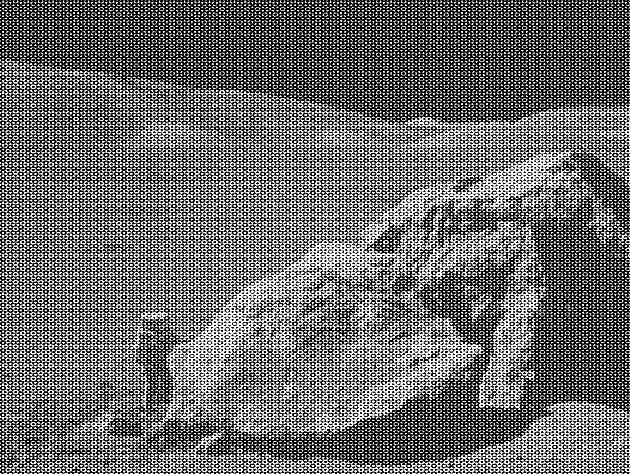
#> input picture moonlanding.png, 630 x 474 px
$ jupyter execute --allow-errors 'Exam test.ipynb'   (shell and % lines are left out)
#> lines starting #> are read from the running program, lines starting #| are printed output that depends on the picture
[cell 1]
import numpy as np

4.2\. Find the outer product of the following two vecotrs (10 MINUTES)

```python
u = np.array([1,3,5,7])
v = np.array([2,4,6,8])
```

Do this in the following ways:

   * Using the function outer in numpy
   * Using a nested for loop or list comprehension
   * Using numpy broadcasting operatoins

[cell 2]
u = np.array([1,3,5,7])
v = np.array([2,4,6,8])

r_1 = np.outer(u,v)
print(r_1)

r_2 = np.array([[u[i]*v[j] for j in range(len(v))] for i in range(len(u))])
print(r_2)


print(u[:, np.newaxis] * v)

4.4\. Use np.linspace to create an array of 100 numbers between 0 and 2π (inclusive). (10 MINUTES)

  * Extract every 10th element using slice notation
  * Reverse the array using slice notation
  * Extract elements where the absolute difference between the sine and cosine functions evaluated at that element is less than 0.1
  * Make a plot showing the sin and cos functions and indicate where they are close

[cell 3]
v = np.linspace(0, 2*np.pi, 100)
print(v)

e = v[::10]
print(e)

r = v[::-1]
print(r)

w = v[np.abs(np.sin(v)-np.cos(v))<0.1]
print(w)

import matplotlib.pyplot as plt

plt.plot(v, np.sin(v), v, np.cos(v), w, np.sin(w), 'ro', w, np.cos(w), 'ro')
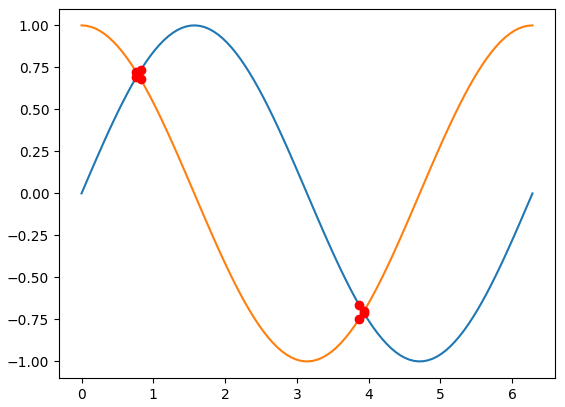
#> figure drawn by matplotlib, 1 panel; curve peaks at x = 1.59, y = 1; curve peaks at x = 0, y = 1

4.6\. Use broadcasting to create a grid of distances (15 MINUTES)

Route 66 crosses the following cities in the US: Chicago, Springfield, Saint-Louis, Tulsa, Oklahoma City, Amarillo, Santa Fe, Albuquerque, Flagstaff, Los Angeles
The corresponding positions in miles are: 0, 198, 303, 736, 871, 1175, 1475, 1544, 1913, 2448

  * Construct a 2D grid of distances among each city along Route 66
  * Convert that in km (those savages...)

[cell 4]
pos = np.array([0, 198, 303, 736, 871, 1175, 1475, 1544, 1913, 2448])
grid = abs(pos[:, np.newaxis]-pos)
print(grid)

grid = grid * 1.60934
print(grid)

4.7\. Prime numbers sieve: compute the prime numbers in the 0-N (N=99 to start with) range with a sieve (mask). (20 MINUTES)
  * Constract a shape (100,) boolean array, the mask
  * Identify the multiples of each number starting from 2 and set accordingly the corresponding mask element
  * Apply the mask to obtain an array of ordered prime numbers
  * Check the performances (timeit); how does it scale with N?
  * Implement the optimization suggested in the [sieve of Eratosthenes](https://en.wikipedia.org/wiki/Sieve_of_Eratosthenes)


[cell 5]
import time
def primes(N):
    mask = np.ones((N), dtype=bool)
    mask[0] = False
    mask[1] = False

    for i in range(2, N):
        if mask[i] == True:
            mask[i::i] = False

    return(np.arange(N)[mask])


#Sieve of Eratosthenes
def primes_Erato(N):
    mask = np.ones((N), dtype=bool)
    mask[0] = False
    mask[1] = False

    for i in range(2, int(np.sqrt(N))):
        if mask[i] == True:
            mask[i*i::i] = False
    return(np.arange(N)[mask])


n = np.linspace(10, 100000, 11)
#print(int(n))
t = []
T = []
for i in n:
    t_0 = time.time()
    primes(int(i))
    t_1 = time.time()
    t.append(t_1 - t_0)
    t_0 = time.time()
    primes_Erato(int(i))
    t_1 = time.time()
    T.append(t_1 - t_0)


plt.yscale('log')
plt.xscale('log')
plt.plot(n, t, n, T)
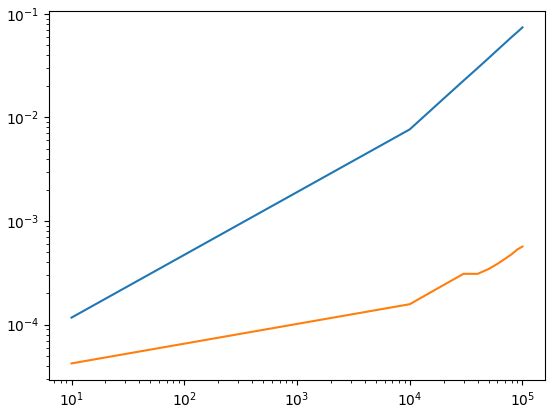
#> figure drawn by matplotlib, 1 panel; curve peaks at x = 100000, y = 0.074; curve peaks at x = 100000, y = 0.000567

4.8\. Diffusion using random walk (30 MINUTES)

Consider a simple random walk process: at each step in time, a walker jumps right or left (+1 or -1) with equal probability. The goal is to find the typical distance from the origin of a random walker after a given amount of time.
To do that, let's simulate many walkers and create a 2D array with each walker as a raw and the actual time evolution as columns

  * Take 1000 walkers and let them walk for 200 steps
  * Use randint to create a 2D array of size walkers x steps with values -1 or 1
  * Build the actual walking distances for each walker (i.e. another 2D array "summing on each raw")
  * Take the square of that 2D array (elementwise)
  * Compute the mean of the squared distances at each step (i.e. the mean along the columns)
  * Plot the average distances (sqrt(distance\*\*2)) as a function of time (step)

Did you get what you expected?

[cell 6]
import numpy.random as npr
steps = 200
nw = 1000
m = npr.randint(0,2,size=(nw, steps)) *2 -1
d = np.cumsum(m, axis =1)
sd = np.multiply(d,d)
msd = np.mean(sd, axis=0)
md = np.mean(d, axis=0)
plt.plot(np.arange(steps), np.sqrt(msd))
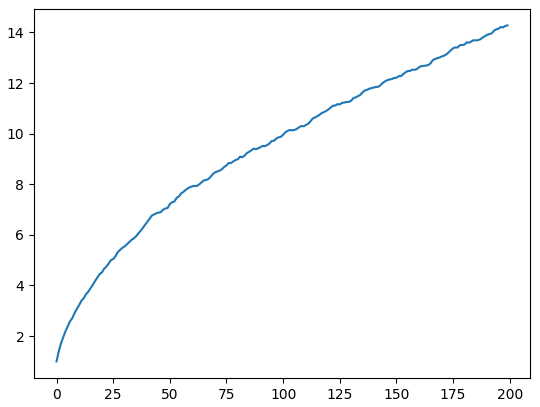
#> figure drawn by matplotlib, 1 panel; curve peaks at x = 199, y = 14.28

mds(\sigma ^ 2 ) is prop to numberofstep as we expect from a diffusion process. md has avg equal to 0 but the variance increase with the steps.

4.9\. Analyze a data file (15 MINUTES)
  * Download the population of hares, lynxes and carrots at the beginning of the last century.
    ```python
    ! wget https://www.dropbox.com/s/3vigxoqayo389uc/populations.txt
    ```

  * Check the content by looking within the file
  * Load the data (use an appropriate numpy method) into a 2D array
  * Create arrays out of the columns, the arrays being (in order): *year*, *hares*, *lynxes*, *carrots*
  * Plot the 3 populations over the years
  * Compute the main statistical properties of the dataset (mean, std, correlations, etc.)
  * Which species has the highest population each year?

Do you feel there is some evident correlation here? [Studies](https://www.enr.gov.nt.ca/en/services/lynx/lynx-snowshoe-hare-cycle) tend to believe so.

#> (a cell that did not finish here is left out)

5.4\. load the binary file named *credit_card.dat* and convert the data into the real credit-card number (20 MINUTES).

Each line correspond to a credit card number.

Each character is composed by 6 bit (even the space) and the last 4 bit are just a padding

**hint**: use the `chr()` function to convert a number to a char

[cell 8]
file_name = "/home/marco/LaboratoryOfComputationalPhysics_Y5/credit_card.dat"
l = []
#> (the rest of this cell did not finish here and is left out)

## Pandas analysis (60 MINUTES)

This exercise consists in analyzing a dataset containg timing information from a series of Time-to-Digital-Converters (TDC) implemented in a couple of FPGAs. Each measurement (i.e. each row of the input file) consists of a flag that specifies the type of message ('HEAD', which in this case is always 1), two addresses of the TDC providing the signal ('FPGA' and 'TDC_CHANNEL'), and the timing information ('ORBIT_CNT', 'BX_COUNTER', and 'TDC_MEAS'). Each TDC count corresponds to 25/30 ns, whereas a unit of BX_COUNTER corresponds to 25 ns, and the ORBIT_CNT is increased every 'x' BX_COUNTER. This allows to store the time in a similar way to hours, minutes and seconds.

1\. Create a Pandas DataFrame reading N rows of the 'data_000637.txt' dataset. Choose N to be smaller than or equal to the maximum number of rows and larger that 10k.

2\. Find out the number of BX in a ORBIT (the value 'x').

3\. Find out how much the data taking lasted. You can either make an estimate based on the fraction of the measurements (rows) you read, or perform this check precisely by reading out the whole dataset.

4\. Create a new column with the absolute time in ns (as a combination of the other three columns with timing information).

5\. Replace the values (all 1) of the HEAD column randomly with 0 or 1.

6\. Create a new DataFrame that contains only the rows with HEAD=1.

7\. Make two occupancy plots (one for each FPGA), i.e. plot the number of counts per TDC channel

8\. Use the groupby method to find out the noisy channels, i.e. the TDC channels with most counts (say the top 3)

9\. Count the number of unique orbits. Count the number of unique orbits with at least one measurement from TDC_CHANNEL=139

[cell 9]
import pandas as pd
import numpy.random as npr

N = 20000
file_name="~/data/data_000637.txt"
#> (the rest of this cell did not finish here and is left out)

7.1\. **Kernel Density Estimate** (40 MINUTES)

Produce a KDE for a given distribution (by hand, not using seaborn!):

* Fill a numpy array, x,  of len(N) (with N=O(100)) with a variable normally distributed, with a given mean a standard deviation
* Fill an histogram in pyplot taking properly care about the aesthetic
   * use a meaningful number of bins
   * set a proper y axis label
   * set proper value of y axis major ticks labels (e.g. you want to display only integer labels)
   * display the histograms as data points with errors (the error being the poisson uncertainty)
* for every element of x, create a gaussian with the mean corresponding the element value and std as a parameter that can be tuned. The std default value should be:
$$ 1.06 * x.std() * x.size ^{-\frac{1}{5.}} $$
you can use the scipy function `stats.norm()` for that.
* In a separate plot (to be placed beside the original histogram), plot all the gaussian functions so obtained
* Sum (with np.sum()) all the gaussian functions and normalize the result such that the integral matches the integral of the original histogram. For that you could use the `scipy.integrate.trapz()` method

[cell 10]
import numpy.random as npr
import scipy
from matplotlib.ticker import AutoMinorLocator, MultipleLocator, FuncFormatter
from scipy.stats import norm

N = 100
mu = 5
sigma = 3
x = npr.normal(mu, sigma, size=N)
b = int((x.max()-x.min() )* 0.7)
fig, (ax, ax1, ax2) = plt.subplots(nrows=1, ncols=3, figsize=(12, 4))
bin_counts, bin_edges, patches = ax.hist(x,bins=b)
bin_centres = (bin_edges[:-1] + bin_edges[1:]) / 2
y_error = (np.sqrt(bin_counts))
ax.errorbar(x=bin_centres, y=bin_counts,
             yerr=y_error, fmt='o', capsize=2)
ax.yaxis.set_major_locator(MultipleLocator(4))
ax.set_ylabel('Freqs')

g = []
xg = np.linspace(x.min(), x.max(), N)
vg = []
std = 1.06 * np.std(x) * pow(np.size(x), -1/5)
for i in range(N):
    g.append(norm(loc=x[i], scale=std))
    vg.append(g[i].pdf(xg))
    ax1.plot(xg, vg[i], '-')

sg = np.sum(vg, axis=0)
norm = scipy.integrate.trapz(sg, xg)
normh = scipy.integrate.trapz(bin_counts, bin_centres)
sg = sg / norm * normh
ax2.hist(x,bins=b)
ax2.plot(xg, sg)

fig.tight_layout()
plt.show()

7.2\. **Color-coded scatter plot** (10 MINUTES)

Produce a scatter plot out of a dataset with two categories

* Write a function that generate a 2D datasets of 2 categories. Each category should distribute as a 2D gaussian with a given mean and std (clearly it is better to have different values means..)
* Display the dataset in a scatter plot marking the two categories with different marker colors.

An example is given below

You can try to make the procedure more general by allowing a given number $n\ge 2$ of categories

[cell 11]
import seaborn as sns

mu = [(5,5),(-5,5),(1,1),(-1, 2)]
cov = [[[1,0],[0,1]],[[1,0],[0,1]],[[1,0],[0,1]],[[1,0],[0,1]]]
n = 4
g = [np.c_[np.random.multivariate_normal(mu[i], cov[i], (100)), i*np.ones(100)] for i in range(n)]
f = g[0]
for i in range(n-1):
    f = np.concatenate((f, g[i+1]), axis=0)
df = pd.DataFrame(f, columns=['x1','x2','class'])
df

sns.relplot(x="x1", y="x2", hue="class", data=df);

7.3\. **Profile plot** (30 MINUTES)

Produce a profile plot from a scatter plot.
* Download the following dataset and load it as a pandas dataframe:
```bash
wget https://www.dropbox.com/s/hgnvyj9abatk8g6/residuals_261.npy
```
Note that you should use the `np.load()` function to load the file as a numpy array, call the `.item()` method, and then pass it to the `pd.DataFrame()` constructor.
* Inspect the dataset, you'll find two variables (features)
* Clean the sample by selecting the entries (rows) with the variable "residual" in absolute value smaller than 2
* perform a linear regression of "residuals" versus "distances" using `scipy.stats.linregress()`
* plot a seaborn jointplot of  "residuals" versus "distances", having seaborn performing a linear regression. The result of the regression should be displayed on the plot
* Fill 3 numpy arrays
  * x, serving as an array of bin centers for the "distance" variable. It should range from 0 to 20 with reasonable number of steps (bins)
  * y, the mean values of the "residuals", estimated in slices (bins) of "distance"
  * erry, the standard deviation of the  of the "residuals", estimated in slices (bins) of "distance"
* Plot the profile plot on top of the scatter plot

#> (a cell that did not finish here is left out)

8.1\. **PCA on 3D dataset** (45 MINUTES)

* Generate a dataset with 3 features each with N entries (N being ${\cal O}(1000)$). With $N(\mu,\sigma)$ the normali distribution with mean $\mu$ and $\sigma$  standard deviation, generate the 3 variables $x_{1,2,3}$ such that:
    * $x_1$ is distributed as $N(0,1)$
    * $x_2$ is distributed as $x_1+N(0,3)$
    * $x_3$ is given by $2x_1+x_2$
* Find the eigenvectors and eigenvalues of the covariance matrix of the dataset
* Find the eigenvectors and eigenvalues using SVD. Check that the two procedures yield to same result
* What percent of the total dataset's variability is explained by the principal components? Given how the dataset was constructed, do these make sense? Reduce the dimensionality of the system so that at least 99% of the total variability is retained.
* Redefine the data in the basis yielded by the PCA procedure
* Plot the data points in the original and the new coordiantes as a set of scatter plots. Your final figure should have 2 rows of 3 plots each, where the columns show the (0,1), (0,2) and (1,2) proejctions.

[cell 13]
npr.seed(9324988)

N = 1000
x1 = npr.randn((N))
x2 = x1 + npr.normal(loc=0, scale=3, size=(N))
x3 = 2*x1 + x2
#a = np.c_[x1,x2,x3]
a = np.zeros((3,N))
a[0] = x1
a[1] = x2
a[2] = x3
c = np.cov(a)
print(c)

l0, V0 = np.linalg.eig(c)
print (l0)
print ("eigenvectors",V0)

U, spectrum, Vt = np.linalg.svd(a)
#print(spectrum)
print(spectrum*spectrum /(N-1))

l0 = -np.sort(-l0)
print(l0)
print("with one component", l0[0]/(np.sum(l0)))
print("with two component", (l0[0]+l0[1])/(np.sum(l0)))

fig, (ax1, ax2, ax3) = plt.subplots(nrows=1, ncols=3, figsize=(12, 4))

rot_a = (np.matmul(V0.T, a))
ax1.scatter(a[1,:], a[2,:])
ax1.scatter(rot_a[1,:], rot_a[2,:])

ax2.scatter(a[0,:], a[1,:])
ax2.scatter(rot_a[0,:], rot_a[1,:])

ax3.scatter(a[0,:], a[2,:])
ax3.scatter(rot_a[0,:], rot_a[2,:])


#cov = [[[1,0],[0,1]],[[1,0],[0,1]],[[1,0],[0,1]],[[1,0],[0,1]]]
#np.random.multivariate_normal(mu[i], cov[i], (100))

8.3 \. **Looking at an oscillating spring** (60 MINUTES)

Imagine you have $n$ cameras looking at a spring oscillating along the $x$ axis. Each  camera record the motion of the spring looking at it along a given direction defined by the pair $(\theta_i, \phi_i)$, the angles in spherical coordinates.

Start from the simulation of the records (say ${\cal O}(1000)$) of the spring's motion along the x axis, assuming a little random noise affects the measurements along the $y$. Rotate such dataset to emulate the records of each camera.

Perform a Principal Component Analysis on the thus obtained dataset, aiming at finding the only one coordinate that really matters.

[cell 14]
def rot(dat,th,ph):
    Ry = np.array([[np.cos(th),0,np.sin(th)],[0,1,0],[-np.sin(th),0,np.cos(th)]])
    Rz = np.array([[np.cos(ph),-np.sin(ph),0],[np.sin(ph),np.cos(ph),0],[0,0,1]])
    return np.dot(Rz,np.dot(Ry,dat))

N = 1000
t = np.linspace(0, 2*np.pi, N)
x = np.sin(t)
y = npr.normal(scale=0.1, size=(N))
z = np.zeros(N)

data = np.zeros((3, N))
data[0] = x
data[1] = y
data[2] = z
#print(data)

covm = np.cov(data)
egv, V = np.linalg.eig(covm)
print("egvs are :", egv)
#rd = np.dot(V.T, tot_data)
v = np.dot(np.transpose(V[:,0]),data )
plt.scatter(np.arange((len(v))),v)
plt.scatter(np.arange((len(x))),x)

# Creating figure
#fig = plt.figure(figsize = (10, 7))
#ax = plt.axes(projection ="3d")

# Creating plot
#ax.scatter3D(x, y, z, color = "green")

n = 10
tot_data = []
for i in range(n):
    theta = np.pi*npr.random()
    phi = 2*np.pi*npr.random()
    dat1 = rot(data, theta, phi)
    tot_data.append(dat1)
tot_data = np.array(tot_data).reshape(30,1000)


covm = np.cov(tot_data)
egv, V = np.linalg.eig(covm)
print("egvs are :", egv)
#rd = np.dot(V.T, tot_data)
v = np.dot(np.transpose(V[:,0]),tot_data )
plt.scatter(np.arange((len(v))),v)
plt.scatter(np.arange((len(x))),x)


#ax.scatter3D(d[0,:], d[1,:], d[2,:], color = "black")


#plt.scatter(x, y)

9.1\. **Maximum wind speed prediction at the Sprogø station** (30 MINUTES)

The exercise goal is to predict the maximum wind speed occurring every 50 years even if no measure exists for such a period. The available data are only measured over 21 years at the Sprogø meteorological station located in Denmark.

The annual maxima are supposed to fit a normal probability density function. However such function is not going to be estimated because it gives a probability from a wind speed maxima. Finding the maximum wind speed occurring every 50 years requires the opposite approach, the result needs to be found from a defined probability. That is the quantile function role and the exercise goal will be to find it. In the current model, it is supposed that the maximum wind speed occurring every 50 years is defined as the upper 2% quantile.

By definition, the quantile function is the inverse of the cumulative distribution function. The latter describes the probability distribution of an annual maxima. In the exercise, the cumulative probability $p_i$ for a given year i is defined as $p_i = i/(N+1)$ with $N = 21$, the number of measured years. Thus it will be possible to calculate the cumulative probability of every measured wind speed maxima. From those experimental points, the scipy.interpolate module will be very useful for fitting the quantile function. Finally the 50 years maxima is going to be evaluated from the cumulative probability of the 2% quantile.

Practically, load the dataset:

```python
import numpy as np
max_speeds = np.load('max-speeds.npy')
years_nb = max_speeds.shape[0]
```

Compute then the cumulative probability $p_i$ (`cprob`) and sort the maximum speeds from the data. Use then the  UnivariateSpline from scipy.interpolate to define a quantile function and thus estimate the probabilities.

In the current model, the maximum wind speed occurring every 50 years is defined as the upper 2% quantile. As a result, the cumulative probability value will be:

```python
fifty_prob = 1. - 0.02
```

So the storm wind speed occurring every 50 years can be guessed as:

``` python
fifty_wind = quantile_func(fifty_prob)
```

[cell 15]
import numpy as np
from scipy.interpolate import UnivariateSpline

#> (the rest of this cell did not finish here and is left out)

9.2\. **Curve fitting of temperature in Alaska** (20 MINUTES)

The temperature extremes in Alaska for each month, starting in January, are given by (in degrees Celcius):

max:  17,  19,  21,  28,  33,  38, 37,  37,  31,  23,  19,  18

min: -62, -59, -56, -46, -32, -18, -9, -13, -25, -46, -52, -58

* Plot these temperature extremes.
* Define a function that can describe min and max temperatures.
* Fit this function to the data with scipy.optimize.curve_fit().
* Plot the result. Is the fit reasonable? If not, why?
* Is the time offset for min and max temperatures the same within the fit accuracy?

[cell 16]
from scipy import optimize

tmax = [17, 19, 21, 28, 33, 38, 37, 37, 31, 23, 19, 18]
tmin = [-62, -59, -56, -46, -32, -18, -9, -13, -25, -46, -52, -58]
x_data = np.arange((len(tmax)))

plt.scatter(x_data, tmax)
plt.scatter(x_data, tmin)

def f(x, mu, std, A, b):
    return A*np.exp(-(x-mu)**2 / (2*(std**2))) + b


params1, params_covariance1 = optimize.curve_fit(f, x_data, tmax, p0=[6, 4, 10, 18])
params2, params_covariance2 = optimize.curve_fit(f, x_data, tmin, p0=[6, 4, 40, -60])

plt.plot(x_data, f(x_data, params1[0], params1[1], params1[2], params1[3]),
         label='Fitted function1')
plt.plot(x_data, f(x_data, params2[0], params2[1], params2[2], params2[3]),
         label='Fitted function2')

print(params1[0], params2[0])
print(np.sqrt(params_covariance1[0][0]))
print(np.sqrt(params_covariance2[0][0]))

9.3\. **2D minimization of a six-hump camelback function** (20 MINUTES)

$$
f(x,y) = \left(4-2.1x^2+\frac{x^4}{3} \right) x^2 +xy + (4y^2 -4)y^2
$$

has multiple global and local minima. Find the global minima of this function.

Hints:

* Variables can be restricted to $-2 < x < 2$ and $-1 < y < 1$.
* Use numpy.meshgrid() and pylab.imshow() to find visually the regions.
* Use scipy.optimize.minimize(), optionally trying out several of its methods.

How many global minima are there, and what is the function value at those points? What happens for an initial guess of $(x, y) = (0, 0)$ ?

[cell 17]
import scipy.optimize
import pylab

def f(x):
    return (4-2.1*x[0]**2+x[0]**4/3)*x[0]**2 + x[0]*x[1] + (4*x[1]**2-4) * x[1]**2

f([0,0])
x = np.linspace(-2, 2, 100)
y = np.linspace(-1, 1, 100)
xv, yv = np.meshgrid(x, y)
zz = f([xv,yv])
fig, (ax, ax1) = plt.subplots(nrows=1, ncols=2, figsize=(12,7))
#ax = fig.add_subplot(1, 1, 1, aspect=1)
ax.contourf(x,y,zz)
#optimize.minimize_scalar(f, method='Brent')
#optimize.minimize_scalar(f, method='bounded', bounds=[[-2,2][-1,1]])
print(scipy.optimize.minimize(f, [1,1]))
print(scipy.optimize.minimize(f, [-1,-1]))
print(scipy.optimize.minimize(f, [1.5,-0.75]))
print(scipy.optimize.minimize(f, [-1.5,0.75]))
print(scipy.optimize.minimize(f, [0,0]))  #punto di sella
#ax1 = pylab.imshow(zz)
ax1 = pylab.imshow(zz, extent=[np.min(x), np.max(x), np.min(y), np.max(y)], interpolation='nearest')


#plt.scatter(xv, yv)

9.5\. **FFT of an image** (30 MINUTES)

* Examine the provided image `moonlanding.png`, which is heavily contaminated with periodic noise. In this exercise, we aim to clean up the noise using the Fast Fourier Transform.
* Load the image using pylab.imread().
* Find and use the 2-D FFT function in scipy.fftpack, and plot the spectrum (Fourier transform of) the image. Do you have any trouble visualising the spectrum? If so, why?
* The spectrum consists of high and low frequency components. The noise is contained in the high-frequency part of the spectrum, so set some of those components to zero (use array slicing).
* Apply the inverse Fourier transform to see the resulting image.

[cell 18]
from matplotlib.colors import LogNorm
import pylab

sig = pylab.imread("moonlanding.png")
#> sig is the input picture: shape (474, 630) float32; min 0, max 1, mean 0.424

fig , ((ax, ax1), (ax2, ax3)) = plt.subplots(nrows=2, ncols=2, figsize=(15,15))

ax.imshow(sig, plt.cm.gray)


freq = scipy.fftpack.fft2(sig)
ax1.imshow(np.abs(freq), norm=LogNorm(vmin=5))

print(freq.shape)
mask = np.zeros(np.shape(freq), dtype=bool)

a = 50
mask[0:a,0:a] = 1
mask[0:a,freq.shape[1]-a:freq.shape[1]] = 1
mask[freq.shape[0]-a:freq.shape[0],0:a] = 1
mask[freq.shape[0]-a:freq.shape[0],freq.shape[1]-a:freq.shape[1]] = 1

freq[~mask] = 0

ax2.imshow(np.abs(freq), norm=LogNorm(vmin=5))


filtered_sig = scipy.fftpack.ifft2(freq)

ax3.imshow(np.abs(filtered_sig), plt.cm.gray)

#filtered_sig = scipy.fft.ifft2(low_freq_fft)
#pylab.imshow(filtered_sig)
#> (the rest of the program and of its run is left out)
